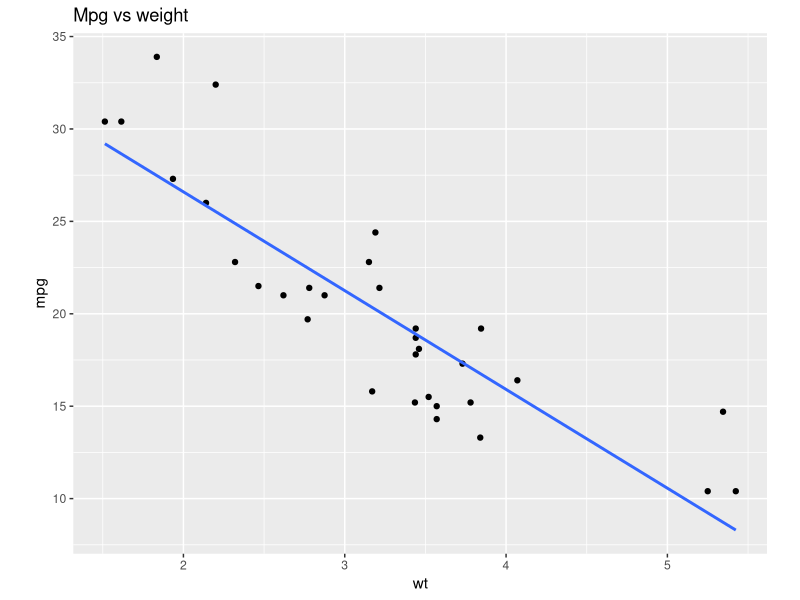

Here is the R script that generated this plot:
## ---- chunk 1
library(datasets)
library(ggplot2)
data(mtcars)
mpgData <- data.frame(mtcars)
fit1 <- lm(mpg ~ wt, data=mtcars)
mpgData$pred <- predict(fit1) 
p <- ggplot() + geom_point(aes(y=mpg, x=wt), mpgData) + geom_smooth(method='lm',formula=y ~ x+I(x^2), se=T, aes(y=pred, x=wt), data=mpgData) + labs(title="Mpg vs weight") + theme(aspect.ratio=3/4)
print(p)
